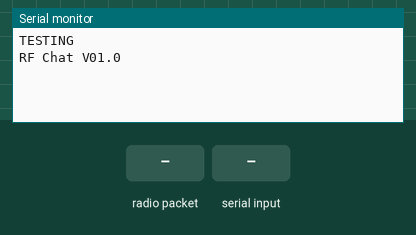
This sketch was run on a simulated Arduino Uno, built with avr-gcc and run on an emulated ATmega328P. Parts: the last lines printed to the serial monitor. Inputs (shaded band) come from the test bench. No radio packets arrive unless stated.

Above: at 1.7 s.
1.8 s: radio packet "1" arrives
At 3.0 s:
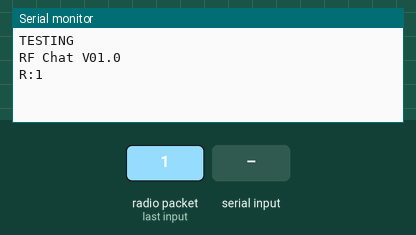
3.3 s: "1\n" received over Serial
At 4.5 s:
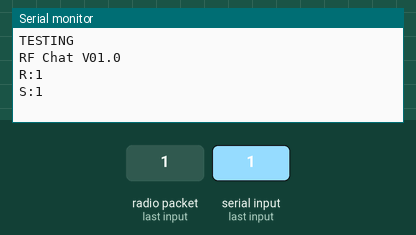
4.8 s: byte 10 ('\n') received over Serial
At 5.9 s:
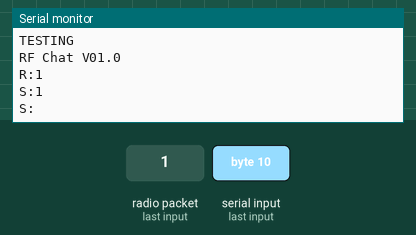

Measured:
- after the input at 1.8 s, the serial monitor: prints a new line at once (image 1)
- after the input at 3.3 s, the serial monitor: prints a new line at once (image 2)
- after the input at 4.8 s, the serial monitor: prints a new line at once (image 3)

The sketch:

pcNRFrelay.ino
```cpp
#include <SPI.h>
#include <nRF24L01.h>
#include <RF24.h>
#include <RF24_config.h>

/*
nRF Serial Chat
Date : 29 Sep 2015
Author : Stanley Seow
e-mail : stanleyseow@gmail.com
Version : 1.00
Desc :
I worte this simple interactive serial chat over nRF that can be used for both sender
and receiver as I swapped the TX & RX addr during read/write operation.

It read input from Serial Monitor and display the output to the other side
Serial Monitor or 16x2 LCD (if available)... like a simple chat program.

Max payload is 32 bytes for radio but the serialEvent will chopped the entire buffer
for next payload to be sent out sequentially.

*/


// RF24 radio(CE,CSN);
RF24 radio(9,10);

const uint64_t pipes[2] = { 0xDEDEDEDEE8LL, 0xDEDEDEDEE4LL };

boolean stringComplete = false;  // whether the string is complete
static int dataBufferIndex = 0;
boolean stringOverflow = false;
char charOverflow = 0;

char SendPayload[31] = "";
char RecvPayload[31] = "";
char serialBuffer[31] = "";

void setup(void) {
 Serial.begin(115200);
 Serial.println("TESTING");
  radio.begin();

  radio.setDataRate(RF24_1MBPS);
  radio.setPALevel(RF24_PA_MAX);
  radio.setChannel(70);

  radio.enableDynamicPayloads();
  radio.setRetries(15,15);
  radio.setCRCLength(RF24_CRC_16);

  radio.openWritingPipe(pipes[0]);
  radio.openReadingPipe(1,pipes[1]);

  radio.startListening();
  radio.printDetails();

  Serial.println();
  Serial.println("RF Chat V01.0");
  delay(500);
}

void loop(void) {

  nRF_receive();
  serial_receive();

} // end loop()

void serialEvent() {
  while (Serial.available() > 0 ) {
      char incomingByte = Serial.read();

      if (stringOverflow) {
         serialBuffer[dataBufferIndex++] = charOverflow;  // Place saved overflow byte into buffer
         serialBuffer[dataBufferIndex++] = incomingByte;  // saved next byte into next buffer
         stringOverflow = false;                          // turn overflow flag off
      } else if (dataBufferIndex > 31) {
         stringComplete = true;        // Send this buffer out to radio
         stringOverflow = true;        // trigger the overflow flag
         charOverflow = incomingByte;  // Saved the overflow byte for next loop
         dataBufferIndex = 0;          // reset the bufferindex
         break;
      }
      else if(incomingByte=='\n'){
          serialBuffer[dataBufferIndex] = '\n';
          stringComplete = true;
      } else {
          serialBuffer[dataBufferIndex++] = incomingByte;
          serialBuffer[dataBufferIndex] = 0;
      }
  } // end while()
} // end serialEvent()

void nRF_receive(void) {
  int len = 0;
  if ( radio.available() ) {

        bool done = false;

        len = radio.getDynamicPayloadSize();
        radio.read(&RecvPayload,len);
        delay(20);

    RecvPayload[len] = 0; // null terminate string

    Serial.print("R:");
    Serial.println(RecvPayload);
    RecvPayload[0] = 0;  // Clear the buffers
  }
}

void serial_receive(void){

  if (stringComplete) {
        strcat(SendPayload,serialBuffer);
        // swap TX & Rx addr for writing
        radio.openWritingPipe(pipes[1]);
        radio.openReadingPipe(0,pipes[0]);
        radio.stopListening();
        radio.write(&SendPayload,strlen(SendPayload));

        Serial.print("S:");
        Serial.print(SendPayload);
        Serial.println();
        stringComplete = false;
       // Serial.println();
        // restore TX & Rx addr for reading

        radio.openWritingPipe(pipes[0]);
        radio.openReadingPipe(1,pipes[1]);

        radio.startListening();
        SendPayload[0] = 0;
        serialBuffer[0] = 0;
        dataBufferIndex = 0;
  } // endif
} // end serial_receive()
```
